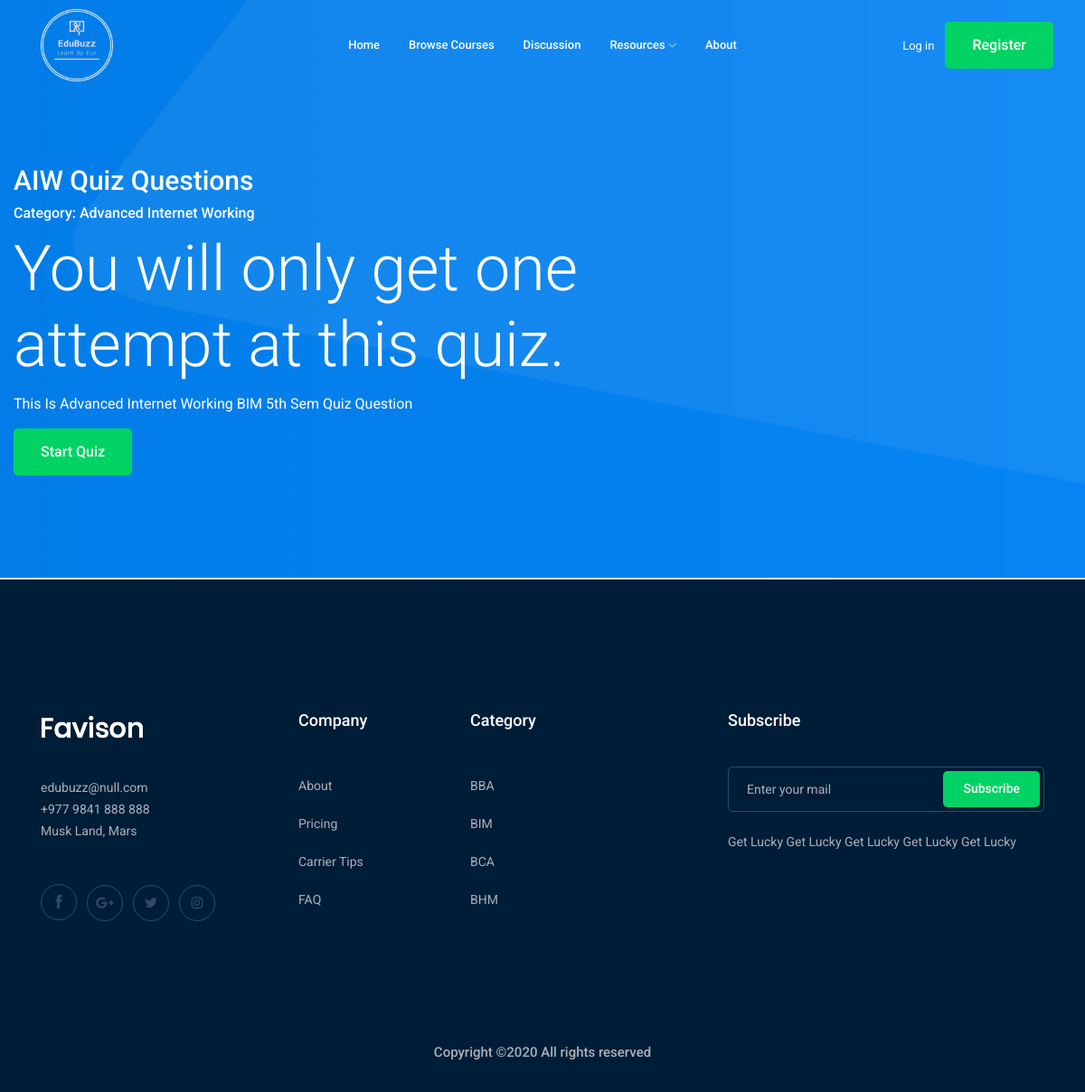
The app's page /quiz/exam-buzz/, older data.
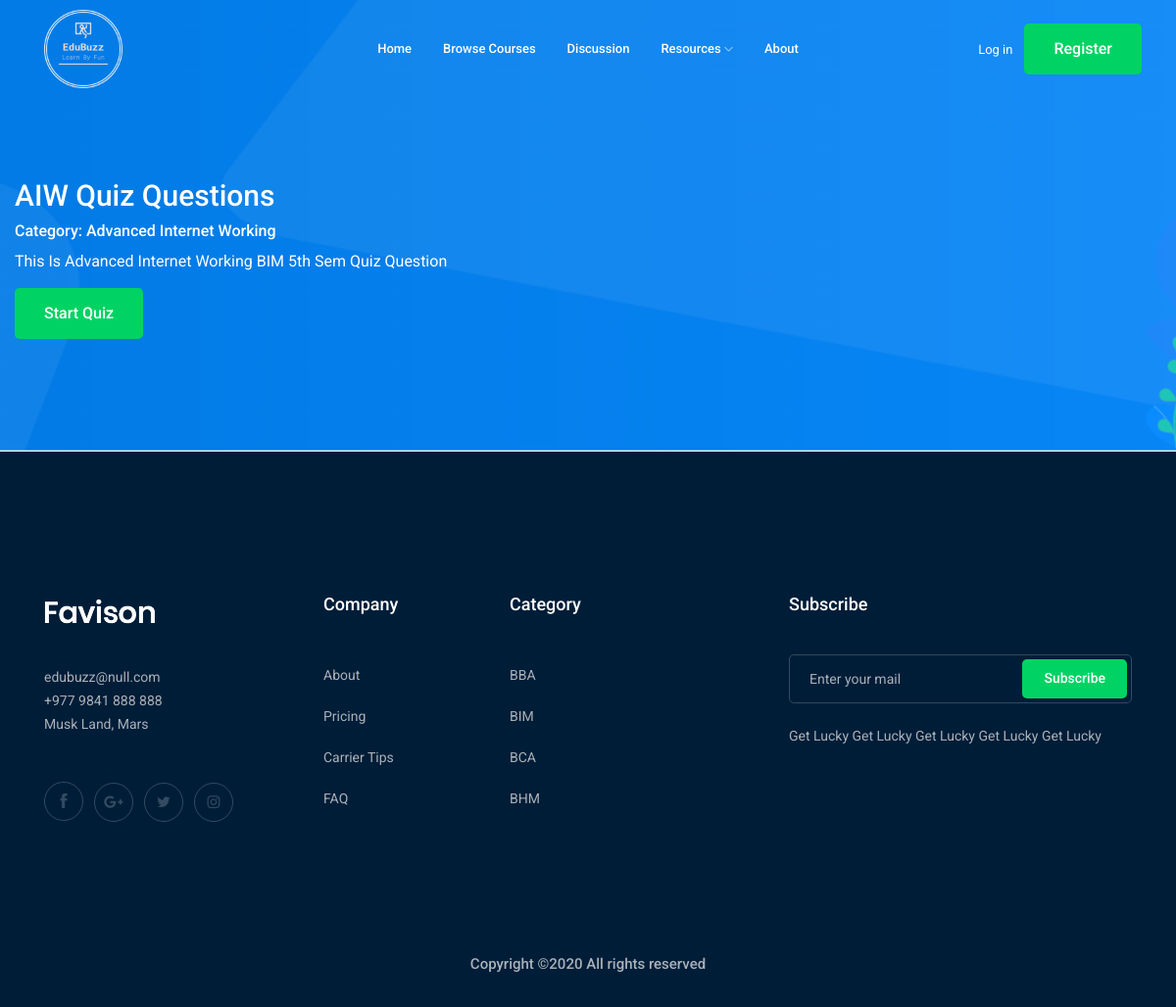
The same page, newer data.
### quiz/views.py (the view)
class QuizDetailView(DetailView):
    model = Quiz
    slug_field = 'url'
    def get(self, request, *args, **kwargs):
        self.object = self.get_object()
        if self.object.draft and not request.user.has_perm('quiz.change_quiz'):
            raise PermissionDenied
        context = self.get_context_data(object=self.object)
        return self.render_to_response(context)

### quiz/models.py (called while the page is built)
    def __str__(self):
        return self.category

### quiz/templates/quiz/quiz_detail.html (shortened to what this page needs)
{% extends 'base.html' %}
{% load i18n %}
{% block content %}
<section class="bradcam_area bradcam_bg_1">
    <div class="col-lg-7 col-md-6">
        <div class="slider_text">
            <h2 style="color:white">{{ quiz.title }}</h2>
            <h5 style="color:white">{% trans "Category" %}: {{ quiz.category }}</h5>
            {% if quiz.single_attempt %}
            <h4>{% trans "You will only get one attempt at this quiz" %}.</h4>
            {% endif %}
            <p>{{ quiz.description }}</p>
            <div class="sldier_btn wow fadeInLeft" data-wow-duration="1s" data-wow-delay=".5s">
                <a href="{% url 'quiz_question' quiz_name=quiz.url %}" class="boxed-btn3"> {% trans "Start quiz" %}
                </a>
            </div>
        </div>
    </div>
</section>
{% endblock %}

Row changes from the older to the newer data that the page shows:
changed Quiz "AIW Quiz Questions": single_attempt True → False (drawn)
Text that changed along with them:
text no longer shown: "You will only get one attempt at this quiz ."
